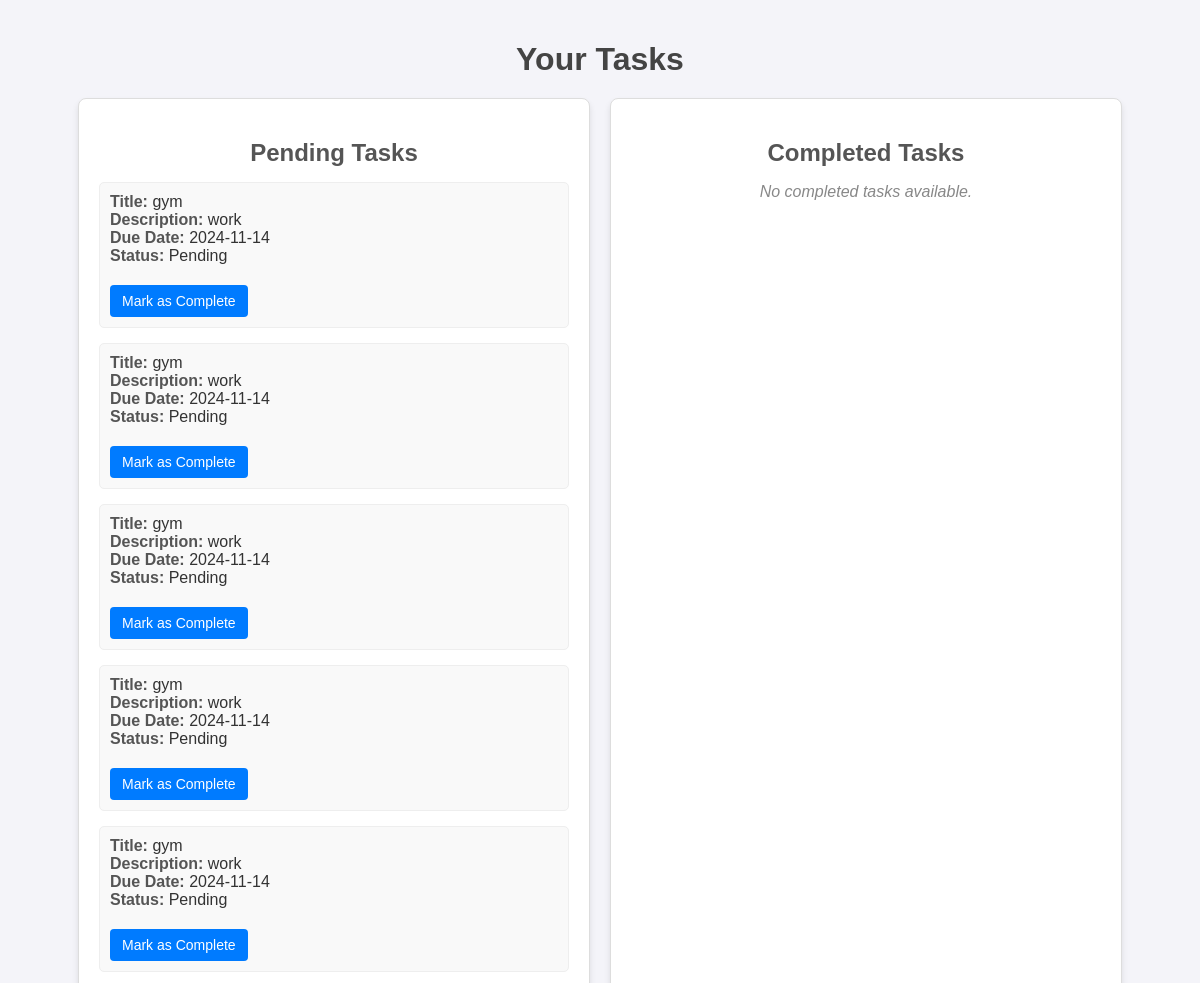
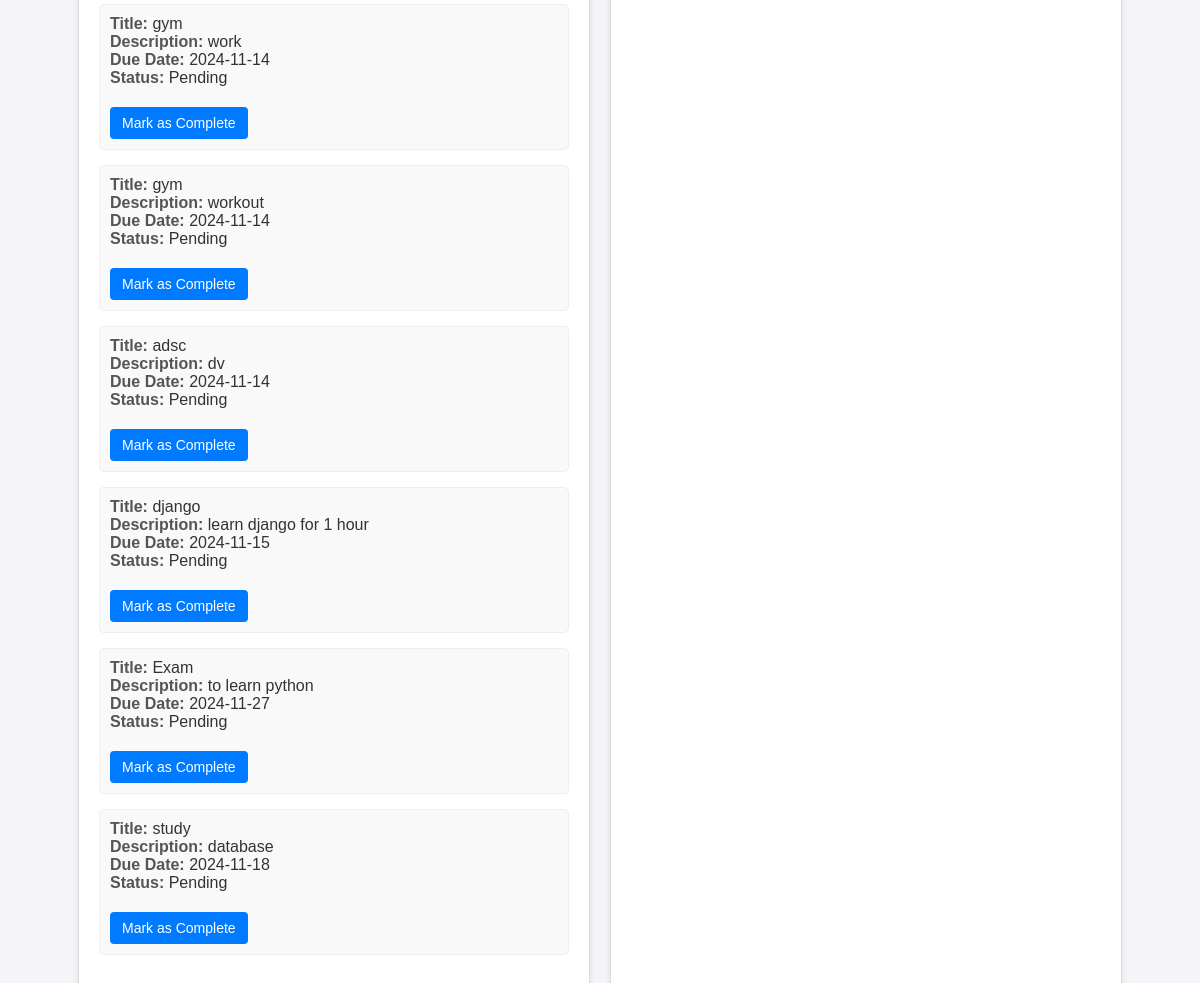
The app's page /diplayTL/, older data (2 pictures, top to bottom).
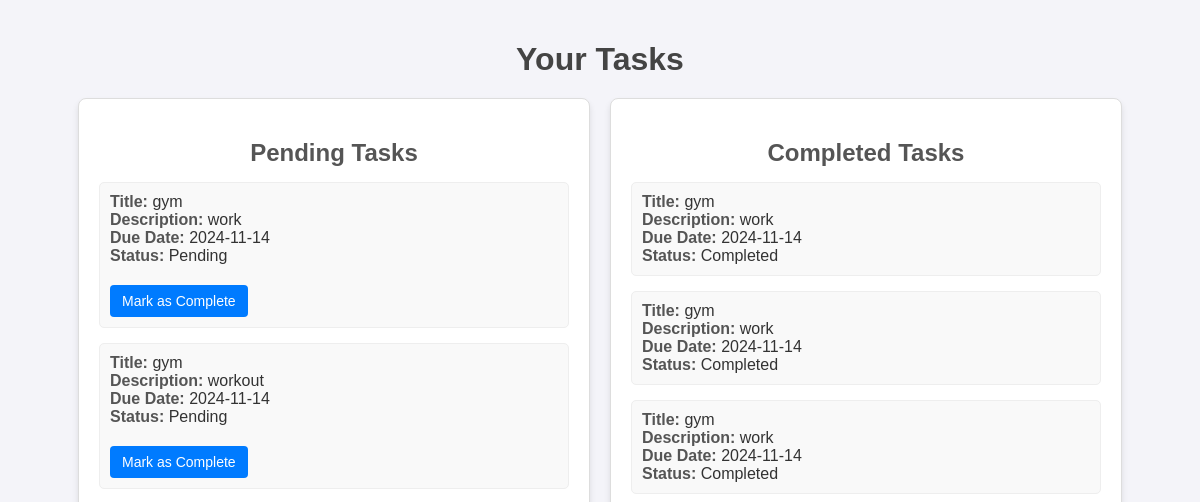
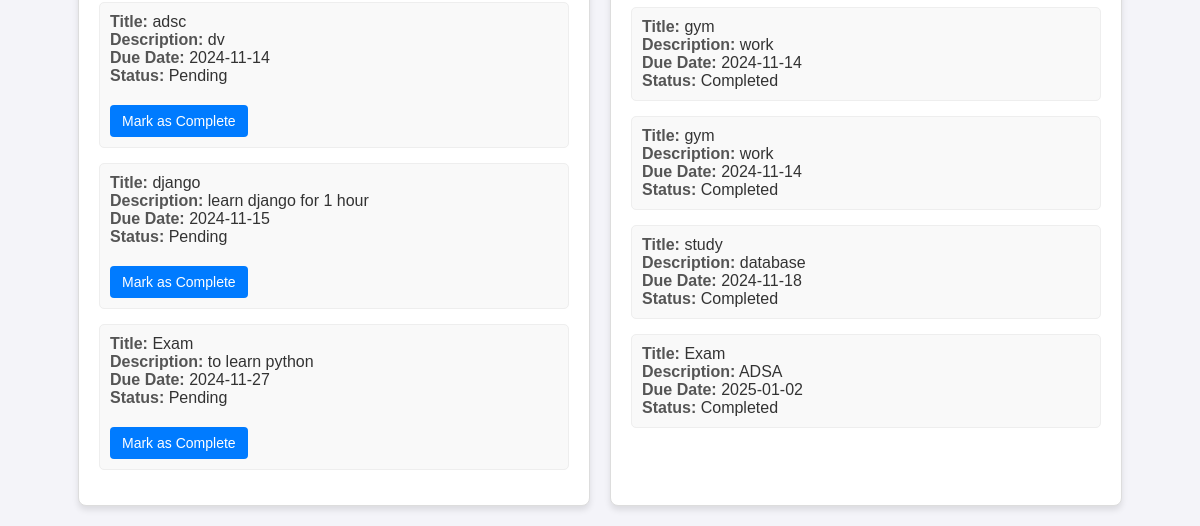
The same page, newer data (2 pictures, top to bottom).
### polls/models.py (models this page shows, shortened)
class Task(models.Model):
    user = models.ForeignKey(User,on_delete=models.CASCADE)
    title = models.CharField(max_length=200)
    description = models.TextField(blank=True)
    due_date =models.DateField(null=True,blank=True)
    priority =models.CharField(max_length=20 ,choices=[('High','High'),('Medium','Medium'),('Low','Low')])
    status = models.CharField(max_length=20 ,choices=[('Pending','Pending'),('Completed','completed')])
    is_completed = models.BooleanField(default=False)

### polls/views.py (the view)
# urls.py: path("diplayTL/",views.display_tasks,name="displayTL"),
def display_tasks(request):
    pending_tasks = Task.objects.filter(is_completed=False)
    completed_tasks = Task.objects.filter(is_completed=True)
    return render(request, 'polls/displayTL.html', {
        'pending_tasks': pending_tasks,
        'completed_tasks': completed_tasks,
    })

### polls/templates/polls/displayTL.html (shortened to what this page needs)
<!DOCTYPE html>
<html lang="en">
<head>
</head>
<body>
    <h1>Your Tasks</h1>
    <div class="container">
        <div class="task-box">
            <h2>Pending Tasks</h2>
            <ul>
                {% for task in pending_tasks %}
                    <li>
                        <strong>Title:</strong> {{ task.title }}<br>
                        <strong>Description:</strong> {{ task.description }}<br>
                        <strong>Due Date:</strong> {{ task.due_date|date:"Y-m-d" }}<br>
                        <strong>Status:</strong> Pending<br>
                        <form action="{% url 'complete_task' task.id %}" method="POST" style="margin-top: 10px;">
                            <button type="submit">Mark as Complete</button>
                        </form>
                    </li>
                {% empty %}
                    <p>No pending tasks available.</p>
                {% endfor %}
            </ul>
        </div>
        <div class="task-box">
            <h2>Completed Tasks</h2>
            <ul>
                {% for task in completed_tasks %}
                    <li>
                        <strong>Title:</strong> {{ task.title }}<br>
                        <strong>Description:</strong> {{ task.description }}<br>
                        <strong>Due Date:</strong> {{ task.due_date|date:"Y-m-d" }}<br>
                        <strong>Status:</strong> Completed<br>
                    </li>
                {% empty %}
                    <p>No completed tasks available.</p>
                {% endfor %}
            </ul>
        </div>
    </div>
</body>
</html>

Row changes from the older to the newer data that the page shows:
changed Task (number 6 of 12 on the later page): moves from the list under "Pending Tasks" to the list under "Completed Tasks"
changed Task (number 7 of 12 on the later page): moves from the list under "Pending Tasks" to the list under "Completed Tasks"
changed Task (number 8 of 12 on the later page): moves from the list under "Pending Tasks" to the list under "Completed Tasks"
changed Task (number 9 of 12 on the later page): moves from the list under "Pending Tasks" to the list under "Completed Tasks"
changed Task (number 10 of 12 on the later page): moves from the list under "Pending Tasks" to the list under "Completed Tasks"
changed Task "study": moves from the list under "Pending Tasks" to the list under "Completed Tasks"
added Task: title "Exam", description "ADSA", due_date "2025-01-02", shown under "Completed Tasks"
Text that changed along with them:
text no longer shown: "No completed tasks available."
